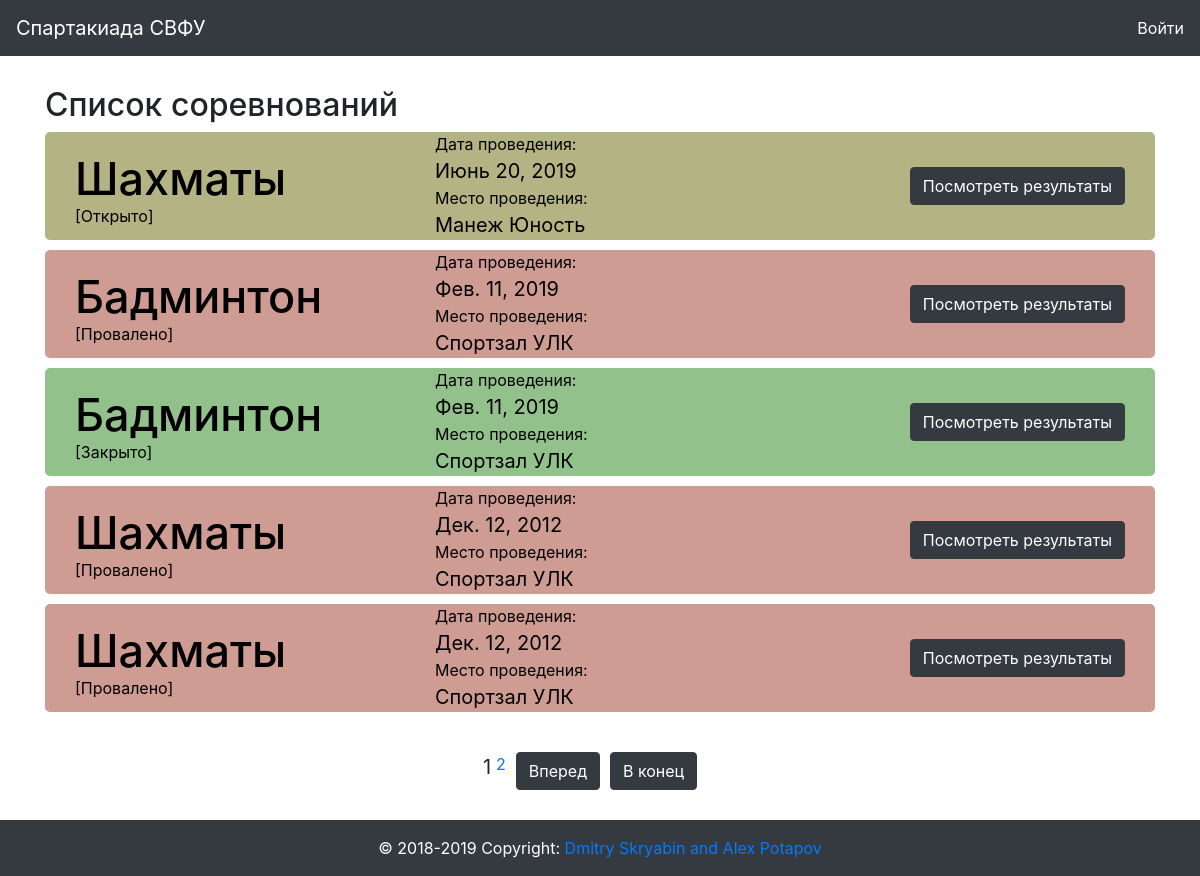
The page / on the database its author committed.
### sport/models.py (models this page shows, shortened)
class Competition(models.Model):
    date = models.DateField(verbose_name = "Дата соревнования", default=datetime.date.today())
    place = models.ForeignKey(Place, verbose_name = "Место проведения", null = True, blank = True, on_delete = models.CASCADE)
    sport = models.ForeignKey(Sport, verbose_name = "Вид Спорта", db_index = True, on_delete = models.CASCADE)
    result = models.BooleanField(verbose_name="Проведено", default = False)

class Sport(models.Model):
    type = models.CharField(choices=SportType, verbose_name="Тип спорта", max_length=10)
    name = models.CharField(verbose_name="Вид спорта", max_length=200, db_index=True)
    class Meta:
        ordering = ['name']
        verbose_name = "вид спорта"
        verbose_name_plural = "виды спорта"

class Place(models.Model):
    name = models.CharField(verbose_name="Название", max_length=200)
    address = models.CharField(verbose_name="Адрес", max_length=300)

### svfusport/views.py (the view)
# urls.py: path('', views.index),
def index(request):
    args={}
    args['date_now'] = date.today()
    data = Competition.objects.all().order_by("-date")
    args['competition_5'] = data[:5]
    paginator = Paginator(data, 5)
    page = request.GET.get('page')
    args['competition'] = paginator.get_page(page)
    return render(request, 'main.html', args)

### templates/main.html (shortened to what this page needs)
{% extends 'index.html' %}
{% block main %}
<div class="row">
  <div class="container-fluid">
    <div class="container competition-list-container">
      <h2>Список соревнований</h2>
      {% for item in competition %}
        <div class="container competition-container-main">
          <div class="col-4">
            <h3>{{ item.sport.name }}</h3>
            {% if item.result %}
              <p class="result_yes" style="margin-top: -30px;
              ">[Закрыто]</p>
            {% elif item.date < date_now and not item.result %}
              <p class="result_failed" style="margin-top: -30px;
              ">[Провалено]</p>
            {% else %}
              <p class="result_no" style="margin-top: -30px;
              ">[Открыто]</p>
            {% endif %}
          </div>
          <div class="col-4">
            <p>Дата проведения: <br><span class="competition-span">{{ item.date }}</span></p>
            <p>Место проведения: <br><span class="competition-span">{{ item.place.name }}</span></p>
          </div>
          <div class="col-4">
            {% if user.is_authenticated %}
            <div class="dropdown">
              <button class="btn btn-dark dropdown-toggle competition-btn" type="button" id="dropdownMenuButton" data-toggle="dropdown" aria-haspopup="true" aria-expanded="false">
                Операции
              </button>
              <div class="dropdown-menu" aria-labelledby="dropdownMenuButton">
                <a class="dropdown-item" href="{% url 'sport:competitionedit' item.id %}">Редактировать</a>
                <a class="dropdown-item" href="{% url 'sport:form-create-view'%}">Подать заявку</a>
                <a class="dropdown-item" href="{% url 'sport:teamresult' item.id %}">Результат соревнования</a>
                <a class="dropdown-item" href="{% url 'sport:teamresult_other' %}">Все результатов</a>
                <a class="dropdown-item" href="{% url 'sport:table_referee' item.id %}">Судейское решение</a>
              </div>
            </div>
            {% else %}
            <a href="{% url 'sport:teamresult' item.id %}"><button type="button" name="button" class="btn btn-dark competition-btn">Посмотреть результаты</button></a>
            {% endif %}
          </div>
        </div>
      {% endfor %}
    </div>
      <div class="pagination container">
          <div class="col-2">
          </div>
          <div class="col-8 d-flex flex-row justify-content-center">
            {% for num in competition.paginator.page_range %}
              {% if competition.number == num %}
              <span class="pagination-current">{{ num }}</span>
              {% elif num > competition.number|add:'-3' and num < competition.number|add:'3' %}
              <a class="" href="?page={{ num }}">{{ num }}</a>
              {% endif %}
            {% endfor %}
            {% if competition.has_next %}
              <a class="btn btn-dark" href="?page={{ competition.next_page_number }}">Вперед</a>
              <a class="btn btn-dark" href="?page={{ competition.paginator.num_pages }}">В конец</a>
            {% endif %}
          </div>
          <div class="col-2">
          </div>
    </div>
  </div>
</div>
{% endblock %}

### static0/css/style/style.css (style rules this page uses)
.competition-list-container { margin-top: 30px; }
.competition-container-main { background:#D3D5DE; color: #000; border-radius: 5px; display: flex; margin-bottom: 10px; }
.competition-container-main h3 { padding-top: 20px; font-size: 45px; padding-bottom: 20px; color: black; }
.competition-container-main p { margin-bottom: 0px; }
.competition-span { font-size: 20px; }
.competition-btn { float: right; margin-top: 35px; }
.pagination { padding-top: 30px; padding-bottom: 30px; }
.pagination a { margin-left: 5px; margin-right: 5px; }
.pagination-current { font-size: 20px; }

### rows shown on the page
Competition: sport.name "Шахматы", result "[Открыто]", date "Июнь 20, 2019", place.name "Манеж Юность"
Competition: sport.name "Бадминтон", result "[Провалено]", date "Фев. 11, 2019", place.name "Спортзал УЛК"
Competition: sport.name "Бадминтон", result "[Закрыто]", date "Фев. 11, 2019", place.name "Спортзал УЛК"
Competition: sport.name "Шахматы", result "[Провалено]", date "Дек. 12, 2012", place.name "Спортзал УЛК"
Competition: sport.name "Шахматы", result "[Провалено]", date "Дек. 12, 2012", place.name "Спортзал УЛК"

### other values the page prints
{{ num }} "1"
{{ num }} "2"
